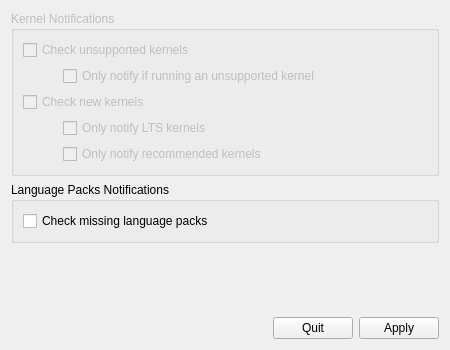
<?xml version="1.0" encoding="UTF-8"?>
<ui version="4.0">
 <class>NotifierSettingsDialog</class>
 <widget class="QWidget" name="NotifierSettingsDialog">
  <property name="geometry">
   <rect>
    <x>0</x>
    <y>0</y>
    <width>450</width>
    <height>350</height>
   </rect>
  </property>
  <property name="windowTitle">
   <string notr="true">Form</string>
  </property>
  <layout class="QVBoxLayout" name="verticalLayout">
   <item>
    <widget class="QGroupBox" name="groupBox">
     <property name="enabled">
      <bool>false</bool>
     </property>
     <property name="title">
      <string>Kernel Notifications</string>
     </property>
     <layout class="QVBoxLayout" name="verticalLayout_2">
      <item>
       <widget class="QCheckBox" name="checkUnsupportedKernelBox">
        <property name="enabled">
         <bool>false</bool>
        </property>
        <property name="text">
         <string>Check unsupported kernels</string>
        </property>
       </widget>
      </item>
      <item>
       <layout class="QHBoxLayout" name="horizontalLayout">
        <item>
         <spacer name="horizontalSpacer">
          <property name="orientation">
           <enum>Qt::Horizontal</enum>
          </property>
          <property name="sizeType">
           <enum>QSizePolicy::Fixed</enum>
          </property>
          <property name="sizeHint" stdset="0">
           <size>
            <width>40</width>
            <height>20</height>
           </size>
          </property>
         </spacer>
        </item>
        <item>
         <widget class="QCheckBox" name="checkUnsupportedKernelRunningBox">
          <property name="enabled">
           <bool>false</bool>
          </property>
          <property name="text">
           <string>Only notify if running an unsupported kernel</string>
          </property>
         </widget>
        </item>
       </layout>
      </item>
      <item>
       <widget class="QCheckBox" name="checkNewKernelBox">
        <property name="enabled">
         <bool>false</bool>
        </property>
        <property name="text">
         <string>Check new kernels</string>
        </property>
       </widget>
      </item>
      <item>
       <layout class="QHBoxLayout" name="horizontalLayout_2">
        <item>
         <spacer name="horizontalSpacer_2">
          <property name="orientation">
           <enum>Qt::Horizontal</enum>
          </property>
          <property name="sizeType">
           <enum>QSizePolicy::Fixed</enum>
          </property>
          <property name="sizeHint" stdset="0">
           <size>
            <width>40</width>
            <height>20</height>
           </size>
          </property>
         </spacer>
        </item>
        <item>
         <widget class="QCheckBox" name="checkNewKernelLtsBox">
          <property name="enabled">
           <bool>false</bool>
          </property>
          <property name="text">
           <string>Only notify LTS kernels</string>
          </property>
         </widget>
        </item>
       </layout>
      </item>
      <item>
       <layout class="QHBoxLayout" name="horizontalLayout_3">
        <item>
         <spacer name="horizontalSpacer_3">
          <property name="orientation">
           <enum>Qt::Horizontal</enum>
          </property>
          <property name="sizeType">
           <enum>QSizePolicy::Fixed</enum>
          </property>
          <property name="sizeHint" stdset="0">
           <size>
            <width>40</width>
            <height>20</height>
           </size>
          </property>
         </spacer>
        </item>
        <item>
         <widget class="QCheckBox" name="checkNewKernelRecommendedBox">
          <property name="enabled">
           <bool>false</bool>
          </property>
          <property name="text">
           <string>Only notify recommended kernels</string>
          </property>
         </widget>
        </item>
       </layout>
      </item>
     </layout>
    </widget>
   </item>
   <item>
    <widget class="QGroupBox" name="groupBox_2">
     <property name="title">
      <string>Language Packs Notifications</string>
     </property>
     <layout class="QVBoxLayout" name="verticalLayout_5">
      <item>
       <widget class="QCheckBox" name="checkLanguagePackage">
        <property name="text">
         <string>Check missing language packs</string>
        </property>
       </widget>
      </item>
     </layout>
    </widget>
   </item>
   <item>
    <spacer name="verticalSpacer">
     <property name="orientation">
      <enum>Qt::Vertical</enum>
     </property>
     <property name="sizeHint" stdset="0">
      <size>
       <width>20</width>
       <height>40</height>
      </size>
     </property>
    </spacer>
   </item>
   <item>
    <layout class="QHBoxLayout" name="horizontalLayout_4">
     <item>
      <spacer name="horizontalSpacer_4">
       <property name="orientation">
        <enum>Qt::Horizontal</enum>
       </property>
       <property name="sizeHint" stdset="0">
        <size>
         <width>40</width>
         <height>20</height>
        </size>
       </property>
      </spacer>
     </item>
     <item>
      <widget class="QPushButton" name="buttonQuit">
       <property name="text">
        <string>Quit</string>
       </property>
       <property name="default">
        <bool>false</bool>
       </property>
       <property name="flat">
        <bool>false</bool>
       </property>
      </widget>
     </item>
     <item>
      <widget class="QPushButton" name="buttonApply">
       <property name="text">
        <string>Apply</string>
       </property>
      </widget>
     </item>
    </layout>
   </item>
  </layout>
 </widget>
 <resources/>
 <connections/>
</ui>
